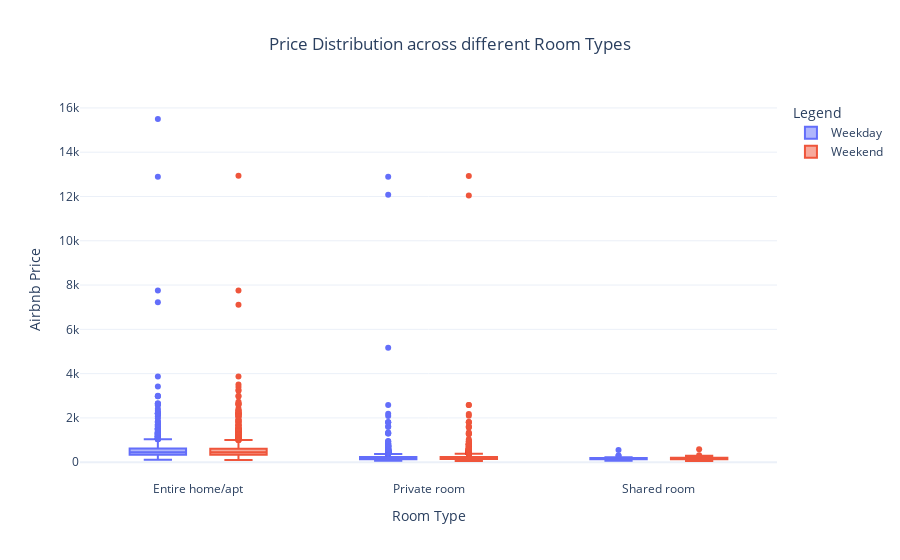

Source (notebook cell):
### Code cell
# Creating a plotly plot for price distribution among different room types
import plotly.express as px

scl = [[0,'rgb(5, 10 172)'], 
       [0.35, 'rgb(40, 60, 190)'],
       [0.5,'rgb(70, 100, 245)'],\
       [0.6, 'rgb(90, 120, 245)'],
       [0.7,'rgb(106, 137, 247)'], 
       [1, 'rgb(220, 220, 220)']]
fig = px. box(cleaned_combined_data, 
              x = 'room_type', 
              y = 'realSum', 
              template = 'plotly_white', 
              title = 'Price Distribution across different Room Types', 
              color = 'DayType')
fig.update_layout(title_x = 0.5, 
                  xaxis_title = "Room Type", 
                  yaxis_title = "Airbnb Price", 
                  legend_title = "Legend")
fig.show()

### Figure 1 — Plotly figure (JSON) as saved in the notebook; plotly's stock layout.template omitted (floating-point values rounded to 4 significant figures; data arrays with more than 128 entries replaced by an {"elided": "..."} marker saying what was removed)
{"data": [{"alignmentgroup": "True", "hovertemplate": "DayType=Weekday<br>room_type=%{x}<br>realSum=%{y}<extra></extra>", "legendgroup": "Weekday", "marker": {"color": "#636efa"}, "name": "Weekday", "notched": false, "offsetgroup": "Weekday", "orientation": "v", "showlegend": true, "type": "box", "x": {"elided": "4614 str values"}, "x0": " ", "xaxis": "x", "y": {"elided": "4614 float values"}, "y0": " ", "yaxis": "y"}, {"alignmentgroup": "True", "hovertemplate": "DayType=Weekend<br>room_type=%{x}<br>realSum=%{y}<extra></extra>", "legendgroup": "Weekend", "marker": {"color": "#EF553B"}, "name": "Weekend", "notched": false, "offsetgroup": "Weekend", "orientation": "v", "showlegend": true, "type": "box", "x": {"elided": "5379 str values"}, "x0": " ", "xaxis": "x", "y": {"elided": "5379 float values"}, "y0": " ", "yaxis": "y"}], "layout": {"autosize": true, "boxmode": "group", "legend": {"title": {"text": "Legend"}, "tracegroupgap": 0}, "title": {"text": "Price Distribution across different Room Types", "x": 0.5}, "xaxis": {"anchor": "y", "autorange": true, "domain": [0, 1], "range": [-0.513, 2.513], "title": {"text": "Room Type"}, "type": "category"}, "yaxis": {"anchor": "x", "autorange": true, "domain": [0, 1], "range": [-803.8, 16360.0], "title": {"text": "Airbnb Price"}, "type": "linear"}}}
